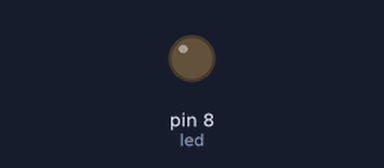
This sketch was run on a simulated Arduino Uno, built with avr-gcc and run on an emulated ATmega328P. On the bench: output pins drawn as LEDs (lit = HIGH).

Above: at 0.6 s.
At 2.5 s:
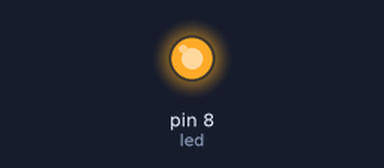
Timing chart, 0 to 6.7 s (numbered marks = the images above):
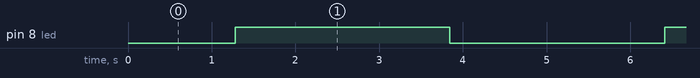

The sketch:

codinganled.ino
```cpp
int led = 8;
void setup() {
  pinMode(led, OUTPUT);
}

void loop() {
  for (int duty = 0; duty <= 255; duty++) {
    analogWrite(led, duty);
    delay(10);
  }

  for (int duty = 255; duty >= 0; duty--) {
    analogWrite(led, duty);
    delay(10);
  }
}
```

Measured:
- by itself, pin 8 (led): alternates HIGH for 2.6 s and LOW for 2.6 s
